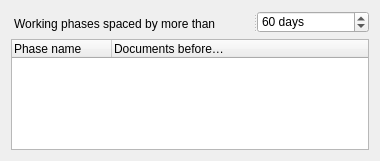
<?xml version="1.0" encoding="UTF-8"?>
<ui version="4.0">
 <class>Phases</class>
 <widget class="QWidget" name="Phases">
  <property name="geometry">
   <rect>
    <x>0</x>
    <y>0</y>
    <width>380</width>
    <height>161</height>
   </rect>
  </property>
  <property name="windowTitle">
   <string>Form</string>
  </property>
  <property name="styleSheet">
   <string notr="true">QLabel {
	padding-top: 3px;
}
</string>
  </property>
  <layout class="QVBoxLayout" name="verticalLayout">
   <item>
    <widget class="QSplitter" name="splitter">
     <property name="orientation">
      <enum>Qt::Horizontal</enum>
     </property>
     <widget class="QLabel" name="daysToLabel">
      <property name="text">
       <string>Working phases spaced by more than</string>
      </property>
     </widget>
     <widget class="QSpinBox" name="daysTo">
      <property name="suffix">
       <string> days</string>
      </property>
      <property name="maximum">
       <number>999999</number>
      </property>
      <property name="value">
       <number>60</number>
      </property>
     </widget>
    </widget>
   </item>
   <item>
    <widget class="QTreeWidget" name="names">
     <property name="indentation">
      <number>0</number>
     </property>
     <property name="animated">
      <bool>true</bool>
     </property>
     <column>
      <property name="text">
       <string>Phase name</string>
      </property>
     </column>
     <column>
      <property name="text">
       <string>Documents before…</string>
      </property>
     </column>
    </widget>
   </item>
  </layout>
 </widget>
 <resources/>
 <connections>
  <connection>
   <sender>daysTo</sender>
   <signal>valueChanged(int)</signal>
   <receiver>Phases</receiver>
   <slot>action()</slot>
   <hints>
    <hint type="sourcelabel">
     <x>367</x>
     <y>30</y>
    </hint>
    <hint type="destinationlabel">
     <x>286</x>
     <y>33</y>
    </hint>
   </hints>
  </connection>
  <connection>
   <sender>names</sender>
   <signal>itemChanged(QTreeWidgetItem*,int)</signal>
   <receiver>Phases</receiver>
   <slot>actionNames()</slot>
   <hints>
    <hint type="sourcelabel">
     <x>198</x>
     <y>108</y>
    </hint>
    <hint type="destinationlabel">
     <x>333</x>
     <y>338</y>
    </hint>
   </hints>
  </connection>
 </connections>
 <slots>
  <slot>action()</slot>
  <slot>actionNames()</slot>
 </slots>
</ui>
